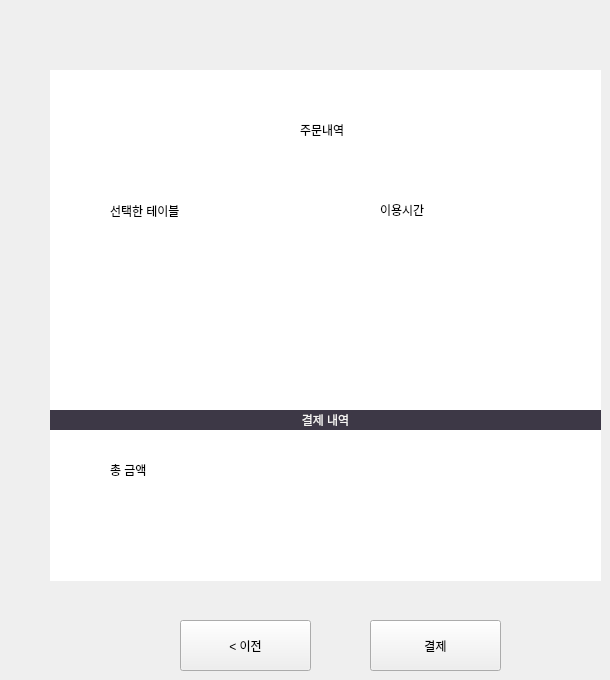
    <widget class="QWidget" name="page_9">
     <widget class="QPushButton" name="pushButton_19">
      <property name="geometry">
       <rect>
        <x>180</x>
        <y>620</y>
        <width>131</width>
        <height>51</height>
       </rect>
      </property>
      <property name="text">
       <string>&lt; 이전</string>
      </property>
     </widget>
     <widget class="QPushButton" name="pushButton_20">
      <property name="geometry">
       <rect>
        <x>370</x>
        <y>620</y>
        <width>131</width>
        <height>51</height>
       </rect>
      </property>
      <property name="text">
       <string>결제</string>
      </property>
     </widget>
     <widget class="QLabel" name="label_21">
      <property name="geometry">
       <rect>
        <x>300</x>
        <y>120</y>
        <width>66</width>
        <height>19</height>
       </rect>
      </property>
      <property name="text">
       <string>주문내역</string>
      </property>
     </widget>
     <widget class="QLabel" name="label_22">
      <property name="geometry">
       <rect>
        <x>50</x>
        <y>70</y>
        <width>551</width>
        <height>511</height>
       </rect>
      </property>
      <property name="styleSheet">
       <string notr="true">background-color: rgb(255, 255, 255);</string>
      </property>
      <property name="text">
       <string/>
      </property>
     </widget>
     <widget class="QLabel" name="label_23">
      <property name="geometry">
       <rect>
        <x>110</x>
        <y>200</y>
        <width>101</width>
        <height>21</height>
       </rect>
      </property>
      <property name="text">
       <string>선택한 테이블</string>
      </property>
     </widget>
     <widget class="QLabel" name="label_24">
      <property name="geometry">
       <rect>
        <x>380</x>
        <y>200</y>
        <width>66</width>
        <height>19</height>
       </rect>
      </property>
      <property name="text">
       <string>이용시간</string>
      </property>
     </widget>
     <widget class="QLabel" name="label_selected_table">
      <property name="geometry">
       <rect>
        <x>230</x>
        <y>200</y>
        <width>91</width>
        <height>19</height>
       </rect>
      </property>
      <property name="text">
       <string/>
      </property>
     </widget>
     <widget class="QLabel" name="label_selected_time">
      <property name="geometry">
       <rect>
        <x>455</x>
        <y>200</y>
        <width>91</width>
        <height>20</height>
       </rect>
      </property>
      <property name="text">
       <string/>
      </property>
     </widget>
     <widget class="QLabel" name="label_25">
      <property name="geometry">
       <rect>
        <x>50</x>
        <y>410</y>
        <width>551</width>
        <height>20</height>
       </rect>
      </property>
      <property name="styleSheet">
       <string notr="true">background-color: rgb(61, 56, 70);
color: rgb(246, 245, 244);</string>
      </property>
      <property name="text">
       <string>결제 내역</string>
      </property>
      <property name="alignment">
       <set>Qt::AlignCenter</set>
      </property>
     </widget>
     <widget class="QLabel" name="label_26">
      <property name="geometry">
       <rect>
        <x>110</x>
        <y>460</y>
        <width>66</width>
        <height>19</height>
       </rect>
      </property>
      <property name="text">
       <string>총 금액</string>
      </property>
     </widget>
     <widget class="QLabel" name="label_price">
      <property name="geometry">
       <rect>
        <x>400</x>
        <y>460</y>
        <width>111</width>
        <height>31</height>
       </rect>
      </property>
      <property name="text">
       <string/>
      </property>
     </widget>
     <zorder>pushButton_19</zorder>
     <zorder>pushButton_20</zorder>
     <zorder>label_22</zorder>
     <zorder>label_21</zorder>
     <zorder>label_23</zorder>
     <zorder>label_24</zorder>
     <zorder>label_selected_table</zorder>
     <zorder>label_selected_time</zorder>
     <zorder>label_25</zorder>
     <zorder>label_26</zorder>
     <zorder>label_price</zorder>
    </widget>
